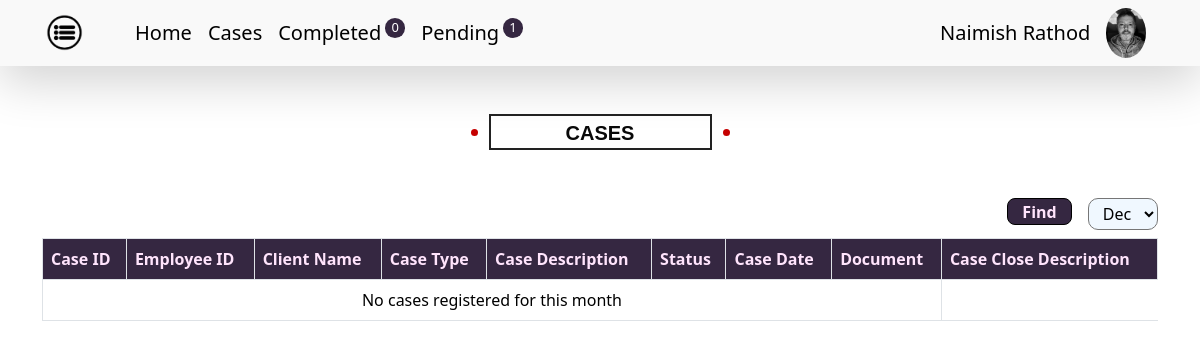
Before: /cases.php (signed in) with the older database file.
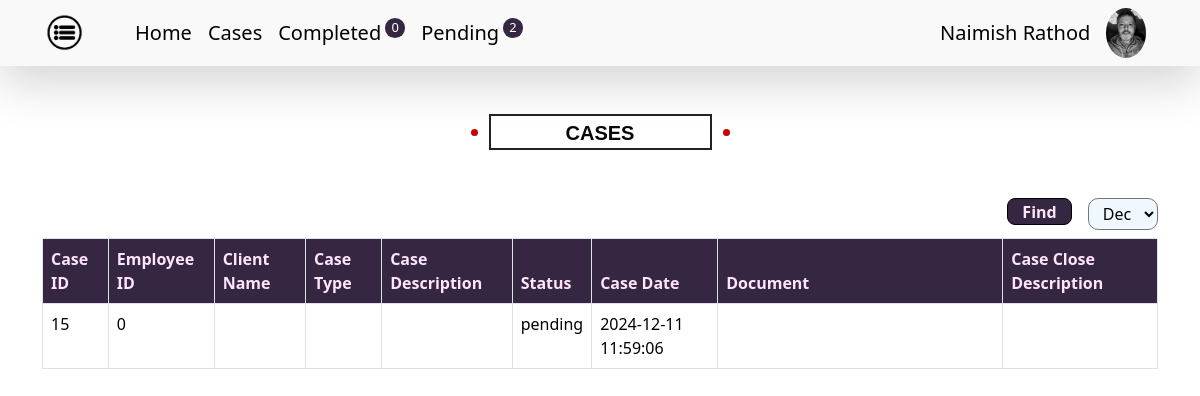
After: the same page with the newer database file.
### cases.php (the view, shortened to what this page needs)
<?php include 'header.php'; ?>
<?php
if (isset($_GET['month'])) {
    $month = $_GET['month'];
} else {
    $month = date('m');
}
$case = $conn->prepare("SELECT * FROM `work-data` WHERE MONTH(`created_at`) = ?");
$case->bind_param("i", $month);
$case->execute();
$caseRes = $case->get_result();
if ($caseRes->num_rows > 0) {
    $caseData = $caseRes->fetch_all(MYSQLI_ASSOC);
} else {
    $caseData = [];
}
?>
<div class="thirteen mt-5">
    <h1>Cases</h1>
</div>
<div class="container mt-5">
    <form action="cases.php">
        <select class="float-end option-sty option-sty-2 mb-2" name="month">
            <option value="12" <?php echo ($month == '12' ? 'selected' : ''); ?>>Dec</option>
        </select>
        <input type="submit" value="Find" class="mb-2 float-end find-btn bg-purp col-wh me-3">
    </form>
    <table class="table table-bordered">
        <thead>
            <tr>
                <th class="table-head-col">Case ID</th>
                <th class="table-head-col">Employee ID</th>
                <th class="table-head-col">Client Name</th>
                <th class="table-head-col">Case Type</th>
                <th class="table-head-col">Case Description</th>
                <th class="table-head-col">Status</th>
                <th class="table-head-col">Case Date</th>
                <th class="table-head-col">Document</th>
                <th class="table-head-col">Case Close Description</th>
            </tr>
        </thead>
        <tbody>
            <?php if (!empty($caseData)) { ?>
                <?php foreach ($caseData as $case) {
                      $filePath = isset($case['document']) ? explode(",", $case['document']) : []; ?>
                    <tr>
                        <td><?php echo htmlspecialchars($case['case_id']); ?></td>
                        <td><?php echo htmlspecialchars($case['id']); ?></td>
                        <td><?php echo htmlspecialchars($case['client-name']); ?></td>
                        <td><?php echo htmlspecialchars($case['case-type']); ?></td>
                        <td><?php echo htmlspecialchars($case['case-desc']); ?></td>
                        <td><?php echo htmlspecialchars($case['status']); ?></td>
                        <td><?php echo htmlspecialchars($case['created_at']); ?></td>
                        <td class="btn-2">
                        </td>
                        <td><?php echo htmlspecialchars($case['case_cls_desc']); ?></td>
                    </tr>
                <?php } ?>
            <?php } else { ?>
                <tr>
                    <td colspan="8" class="text-center">No cases registered for this month</td>
                </tr>
            <?php } ?>
        </tbody>
    </table>
</div>
</body>
</html>

### header.php (shortened to what this page needs)
<?php
include 'connection.php';
$stmt = $conn->prepare("SELECT * FROM `adv-nr`");
$stmt->execute();
$res = $stmt->get_result();
$row = $res->fetch_assoc();
$qryWork = "SELECT * FROM `work-data`";
$stmtWork = $conn->prepare($qryWork);
$stmtWork->execute();
$resWork = $stmtWork->get_result();
$workData = $resWork->fetch_all(MYSQLI_ASSOC);
$ntfyCountPend = 0;
$ntfyCountDone = 0;
foreach ($workData as $workRow) {
    if ($workRow['status'] === 'pending') {
        $ntfyCountPend++;
    } else {
        $ntfyCountDone++;
    }
}
?>
<!DOCTYPE html>
<html lang="en">
<head>
    <link href="https://cdn.jsdelivr.net/npm/bootstrap@5.3.3/dist/css/bootstrap.min.css" rel="stylesheet">
    <link rel="stylesheet" type="text/css" href="css/index-style.css">
</head>
<body>
    <div class="container-fluid navbar-col shadow-lg">
        <nav class="navbar navbar-expand-sm container">
        <div class="container-fluid float-end">
            <ul class="navbar-nav nav-text">
                <li class="nav-item me-3">
                    <img src="img/munu.png" class="menu-img" data-bs-toggle="offcanvas" data-bs-target="#demo">
                </li>
                <li class="nav-item ms-4">
                    <a href="index.php" class="nav-link fs-5">Home</a>
                </li>
                <li class="nav-item">
                    <li  class="nav-item">
                     <a href="cases.php" class="nav-link fs-5">Cases</a>
                </li>
                </li>
                <li class="nav-item">
                    <a href="complate-case.php" class="nav-link fs-5">Completed<span class="ntfy"><?php echo htmlspecialchars($ntfyCountDone); ?></span></a>
                </li>
                <li class="nav-item">
                    <a href="pending-case.php" class="nav-link fs-5">Pending<span class="ntfy"><?php echo htmlspecialchars($ntfyCountPend); ?></span></a>
                </li>
            </ul>
        </div>
        <span class="uname me-3"><?php echo htmlspecialchars($row['name']); ?></span>
        <img alt="profile" src="<?php echo htmlspecialchars($row['user_img_src']); ?>" class="user_img me-4">
    </nav>
    </div>

Changed rows visible on the page:
added work-data: case_id "15", id "0", status "pending", created_at "2024-12-11 11:59:06"
Other visible differences:
$ntfyCountPend: "1" → "2"
text no longer shown: "No cases registered for this month"
